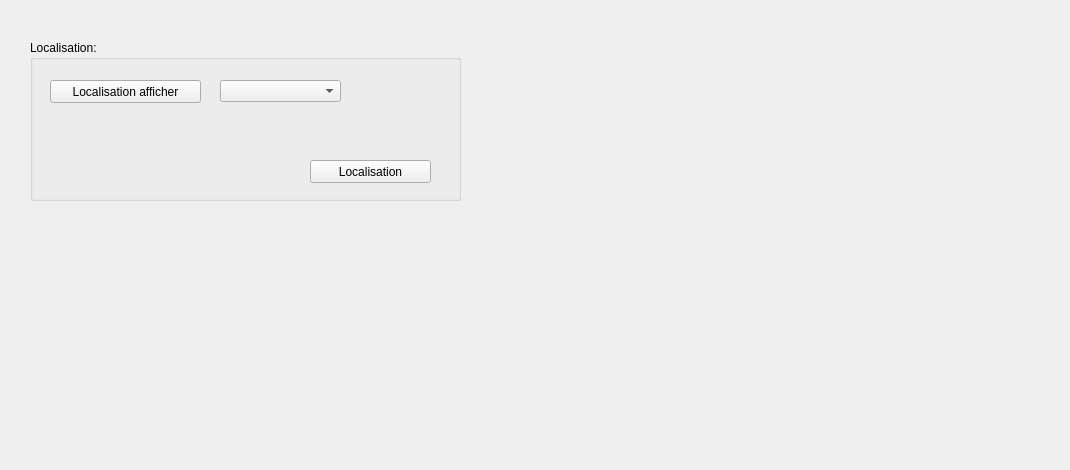
     <widget class="QWidget" name="tab_12">
      <attribute name="title">
       <string>Localisation</string>
      </attribute>
      <widget class="QLabel" name="label_pic">
       <property name="geometry">
        <rect>
         <x>30</x>
         <y>30</y>
         <width>1031</width>
         <height>431</height>
        </rect>
       </property>
       <property name="text">
        <string/>
       </property>
      </widget>
      <widget class="QGroupBox" name="groupBox_17">
       <property name="geometry">
        <rect>
         <x>30</x>
         <y>40</y>
         <width>431</width>
         <height>161</height>
        </rect>
       </property>
       <property name="title">
        <string>Localisation:</string>
       </property>
       <widget class="QComboBox" name="Localisation_combobox_Lina">
        <property name="geometry">
         <rect>
          <x>190</x>
          <y>40</y>
          <width>121</width>
          <height>22</height>
         </rect>
        </property>
       </widget>
       <widget class="QPushButton" name="pb_localisation_Lina">
        <property name="geometry">
         <rect>
          <x>280</x>
          <y>120</y>
          <width>121</width>
          <height>23</height>
         </rect>
        </property>
        <property name="text">
         <string>Localisation</string>
        </property>
       </widget>
       <widget class="QPushButton" name="pb_localisation_afficher_Lina">
        <property name="geometry">
         <rect>
          <x>20</x>
          <y>40</y>
          <width>151</width>
          <height>23</height>
         </rect>
        </property>
        <property name="text">
         <string>Localisation afficher</string>
        </property>
       </widget>
      </widget>
     </widget>
